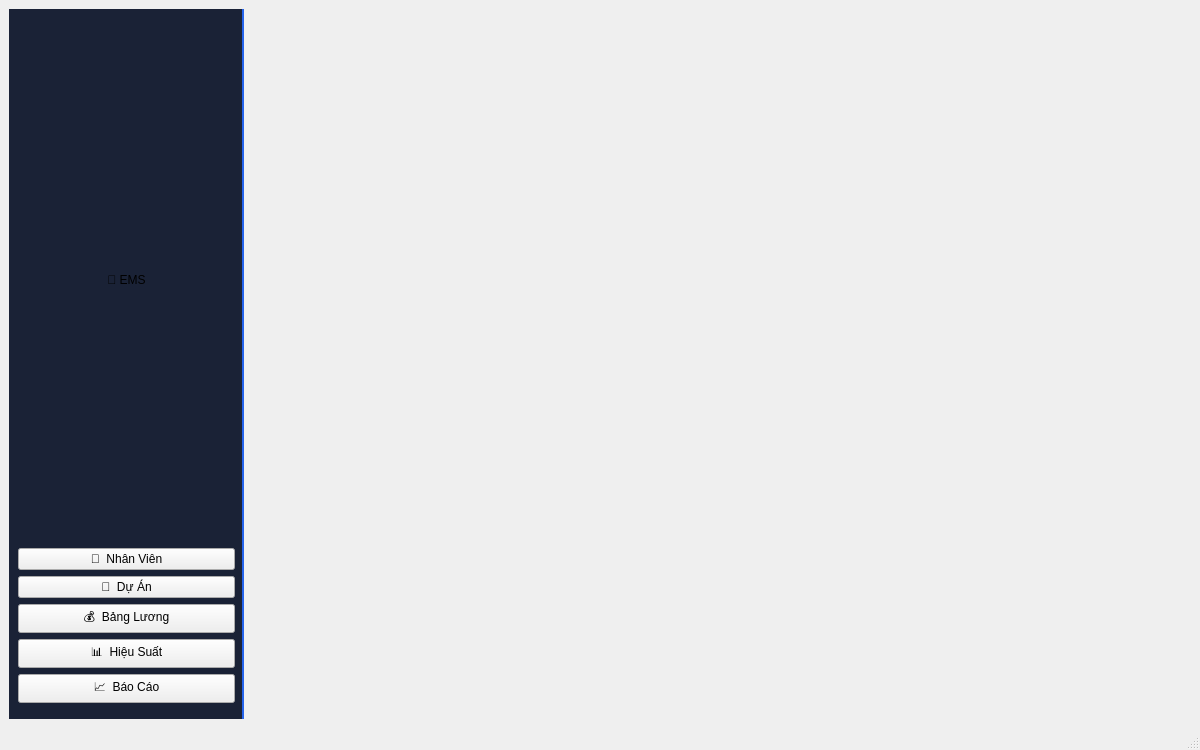
<?xml version="1.0" encoding="UTF-8"?>
<ui version="4.0">
 <class>MainWindow</class>
 <widget class="QMainWindow" name="MainWindow">
  <property name="geometry">
   <rect>
    <x>0</x>
    <y>0</y>
    <width>1200</width>
    <height>750</height>
   </rect>
  </property>
  <property name="windowTitle">
   <string>Hệ Thống Quản Lý Nhân Viên Công Ty</string>
  </property>
  <widget class="QWidget" name="centralwidget">
   <layout class="QHBoxLayout" name="mainHLayout" stretch="1,4">
    <!-- Sidebar -->
    <item>
     <widget class="QFrame" name="sidebarFrame">
      <property name="minimumWidth"><number>200</number></property>
      <property name="maximumWidth"><number>220</number></property>
      <property name="styleSheet">
       <string>QFrame#sidebarFrame { background-color: #1a2236; border-right: 2px solid #2563eb; }</string>
      </property>
      <layout class="QVBoxLayout" name="sidebarLayout">
       <item>
        <widget class="QLabel" name="logoLabel">
         <property name="text"><string>👔 EMS</string></property>
         <property name="alignment"><set>Qt::AlignCenter</set></property>
        </widget>
       </item>
       <item>
        <widget class="QPushButton" name="btnEmployees">
         <property name="text"><string>👥  Nhân Viên</string></property>
        </widget>
       </item>
       <item>
        <widget class="QPushButton" name="btnProjects">
         <property name="text"><string>📁  Dự Án</string></property>
        </widget>
       </item>
       <item>
        <widget class="QPushButton" name="btnSalary">
         <property name="text"><string>💰  Bảng Lương</string></property>
        </widget>
       </item>
       <item>
        <widget class="QPushButton" name="btnPerformance">
         <property name="text"><string>📊  Hiệu Suất</string></property>
        </widget>
       </item>
       <item>
        <widget name="btnReports" class="QPushButton">
         <property name="text"><string>📈  Báo Cáo</string></property>
        </widget>
       </item>
       <item>
        <spacer>
         <property name="orientation"><enum>Qt::Vertical</enum></property>
        </spacer>
       </item>
      </layout>
     </widget>
    </item>
    <!-- Main Content -->
    <item>
     <widget class="QStackedWidget" name="stackedWidget">
      <!-- Page 0: Employees -->
      <widget class="QWidget" name="pageEmployees"/>
      <!-- Page 1: Projects -->
      <widget class="QWidget" name="pageProjects"/>
      <!-- Page 2: Salary -->
      <widget class="QWidget" name="pageSalary"/>
      <!-- Page 3: Performance -->
      <widget class="QWidget" name="pagePerformance"/>
      <!-- Page 4: Reports -->
      <widget class="QWidget" name="pageReports"/>
     </widget>
    </item>
   </layout>
  </widget>
  <widget class="QStatusBar" name="statusbar"/>
 </widget>
 <resources/>
 <connections/>
</ui>
